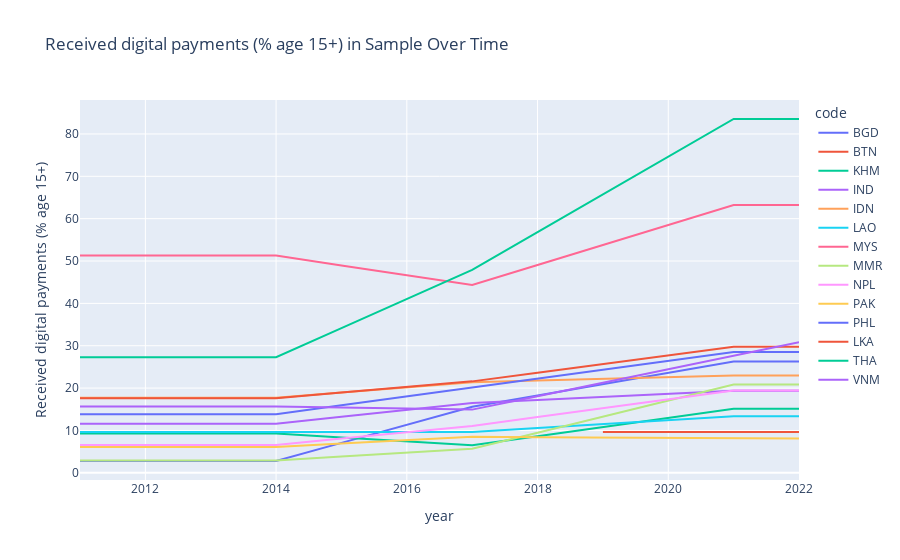

This figure's notebook cell:
### Code cell
px.line(
    df_for_interactive,
    x = 'year',
    y = 'Received digital payments (% age 15+)',
    color = 'code',
    title='Received digital payments (% age 15+) in Sample Over Time'
)

### Figure 1 — Plotly figure (JSON) as saved in the notebook; plotly's stock layout.template omitted (floating-point values rounded to 4 significant figures)
{"data": [{"hovertemplate": "code=BGD<br>year=%{x}<br>Received digital payments (% age 15+)=%{y}<extra></extra>", "legendgroup": "BGD", "line": {"color": "#636efa", "dash": "solid"}, "marker": {"symbol": "circle"}, "mode": "lines", "name": "BGD", "orientation": "v", "showlegend": true, "type": "scatter", "x": [2011, 2012, 2013, 2014, 2015, 2016, 2016, 2017, 2017, 2018, 2018, 2019, 2019, 2020, 2020, 2021, 2021, 2022, 2022], "xaxis": "x", "y": [2.79, 2.79, 2.79, 2.79, 7.06, 11.33, 11.33, 15.6, 15.6, 18.27, 18.27, 20.94, 20.94, 23.61, 23.61, 26.28, 26.28, 26.28, 26.28], "yaxis": "y"}, {"hovertemplate": "code=BTN<br>year=%{x}<br>Received digital payments (% age 15+)=%{y}<extra></extra>", "legendgroup": "BTN", "line": {"color": "#EF553B", "dash": "solid"}, "marker": {"symbol": "circle"}, "mode": "lines", "name": "BTN", "orientation": "v", "showlegend": true, "type": "scatter", "x": [2019, 2019, 2020, 2020, 2021, 2021, 2022, 2022], "xaxis": "x", "y": [9.66, 9.66, 9.66, 9.66, 9.66, 9.66, 9.66, 9.66], "yaxis": "y"}, {"hovertemplate": "code=KHM<br>year=%{x}<br>Received digital payments (% age 15+)=%{y}<extra></extra>", "legendgroup": "KHM", "line": {"color": "#00cc96", "dash": "solid"}, "marker": {"symbol": "circle"}, "mode": "lines", "name": "KHM", "orientation": "v", "showlegend": true, "type": "scatter", "x": [2011, 2012, 2013, 2014, 2015, 2016, 2016, 2017, 2017, 2018, 2018, 2019, 2019, 2020, 2020, 2021, 2021, 2022, 2022], "xaxis": "x", "y": [9.26, 9.26, 9.26, 9.26, 8.343, 7.427, 7.427, 6.51, 6.51, 8.657, 8.657, 10.8, 10.8, 12.95, 12.95, 15.1, 15.1, 15.1, 15.1], "yaxis": "y"}, {"hovertemplate": "code=IND<br>year=%{x}<br>Received digital payments (% age 15+)=%{y}<extra></extra>", "legendgroup": "IND", "line": {"color": "#ab63fa", "dash": "solid"}, "marker": {"symbol": "circle"}, "mode": "lines", "name": "IND", "orientation": "v", "showlegend": true, "type": "scatter", "x": [2011, 2012, 2013, 2014, 2015, 2016, 2016, 2017, 2017, 2018, 2018, 2019, 2019, 2020, 2020, 2021, 2021, 2022, 2022], "xaxis": "x", "y": [11.61, 11.61, 11.61, 11.61, 13.23, 14.84, 14.84, 16.46, 16.46, 17.2, 17.2, 17.93, 17.93, 18.66, 18.66, 19.4, 19.4, 19.4, 19.4], "yaxis": "y"}, {"hovertemplate": "code=IDN<br>year=%{x}<br>Received digital payments (% age 15+)=%{y}<extra></extra>", "legendgroup": "IDN", "line": {"color": "#FFA15A", "dash": "solid"}, "marker": {"symbol": "circle"}, "mode": "lines", "name": "IDN", "orientation": "v", "showlegend": true, "type": "scatter", "x": [2011, 2012, 2013, 2014, 2015, 2016, 2016, 2017, 2017, 2018, 2018, 2019, 2019, 2020, 2020, 2021, 2021, 2022, 2022], "xaxis": "x", "y": [17.73, 17.73, 17.73, 17.73, 18.95, 20.18, 20.18, 21.4, 21.4, 21.8, 21.8, 22.2, 22.2, 22.6, 22.6, 23.0, 23.0, 23.0, 23.0], "yaxis": "y"}, {"hovertemplate": "code=LAO<br>year=%{x}<br>Received digital payments (% age 15+)=%{y}<extra></extra>", "legendgroup": "LAO", "line": {"color": "#19d3f3", "dash": "solid"}, "marker": {"symbol": "circle"}, "mode": "lines", "name": "LAO", "orientation": "v", "showlegend": true, "type": "scatter", "x": [2011, 2012, 2013, 2014, 2015, 2016, 2016, 2017, 2017, 2018, 2018, 2019, 2019, 2020, 2020, 2021, 2021, 2022, 2022], "xaxis": "x", "y": [9.64, 9.64, 9.64, 9.64, 9.64, 9.64, 9.64, 9.64, 9.64, 10.56, 10.56, 11.48, 11.48, 12.41, 12.41, 13.33, 13.33, 13.33, 13.33], "yaxis": "y"}, {"hovertemplate": "code=MYS<br>year=%{x}<br>Received digital payments (% age 15+)=%{y}<extra></extra>", "legendgroup": "MYS", "line": {"color": "#FF6692", "dash": "solid"}, "marker": {"symbol": "circle"}, "mode": "lines", "name": "MYS", "orientation": "v", "showlegend": true, "type": "scatter", "x": [2011, 2012, 2013, 2014, 2015, 2016, 2017, 2018, 2019, 2020, 2021, 2022], "xaxis": "x", "y": [51.28, 51.28, 51.28, 51.28, 48.97, 46.65, 44.34, 49.06, 53.78, 58.51, 63.23, 63.23], "yaxis": "y"}, {"hovertemplate": "code=MMR<br>year=%{x}<br>Received digital payments (% age 15+)=%{y}<extra></extra>", "legendgroup": "MMR", "line": {"color": "#B6E880", "dash": "solid"}, "marker": {"symbol": "circle"}, "mode": "lines", "name": "MMR", "orientation": "v", "showlegend": true, "type": "scatter", "x": [2011, 2012, 2013, 2014, 2015, 2016, 2016, 2017, 2017, 2018, 2018, 2019, 2019, 2020, 2020, 2021, 2021, 2022, 2022], "xaxis": "x", "y": [2.92, 2.92, 2.92, 2.92, 3.833, 4.747, 4.747, 5.66, 5.66, 9.453, 9.453, 13.24, 13.24, 17.04, 17.04, 20.83, 20.83, 20.83, 20.83], "yaxis": "y"}, {"hovertemplate": "code=NPL<br>year=%{x}<br>Received digital payments (% age 15+)=%{y}<extra></extra>", "legendgroup": "NPL", "line": {"color": "#FF97FF", "dash": "solid"}, "marker": {"symbol": "circle"}, "mode": "lines", "name": "NPL", "orientation": "v", "showlegend": true, "type": "scatter", "x": [2011, 2012, 2013, 2014, 2015, 2016, 2016, 2017, 2017, 2018, 2018, 2019, 2019, 2020, 2020, 2021, 2021, 2022, 2022], "xaxis": "x", "y": [6.57, 6.57, 6.57, 6.57, 8.073, 9.577, 9.577, 11.08, 11.08, 13.17, 13.17, 15.26, 15.26, 17.34, 17.34, 19.43, 19.43, 19.43, 19.43], "yaxis": "y"}, {"hovertemplate": "code=PAK<br>year=%{x}<br>Received digital payments (% age 15+)=%{y}<extra></extra>", "legendgroup": "PAK", "line": {"color": "#FECB52", "dash": "solid"}, "marker": {"symbol": "circle"}, "mode": "lines", "name": "PAK", "orientation": "v", "showlegend": true, "type": "scatter", "x": [2011, 2012, 2013, 2014, 2015, 2016, 2016, 2017, 2017, 2018, 2018, 2019, 2019, 2020, 2020, 2021, 2021, 2022, 2022], "xaxis": "x", "y": [6.11, 6.11, 6.11, 6.11, 6.91, 7.71, 7.71, 8.51, 8.51, 8.415, 8.415, 8.32, 8.32, 8.225, 8.225, 8.13, 8.13, 8.13, 8.13], "yaxis": "y"}, {"hovertemplate": "code=PHL<br>year=%{x}<br>Received digital payments (% age 15+)=%{y}<extra></extra>", "legendgroup": "PHL", "line": {"color": "#636efa", "dash": "solid"}, "marker": {"symbol": "circle"}, "mode": "lines", "name": "PHL", "orientation": "v", "showlegend": true, "type": "scatter", "x": [2011, 2012, 2013, 2014, 2015, 2016, 2016, 2017, 2017, 2018, 2018, 2019, 2019, 2020, 2020, 2021, 2021, 2022, 2022], "xaxis": "x", "y": [13.84, 13.84, 13.84, 13.84, 15.94, 18.03, 18.03, 20.13, 20.13, 22.22, 22.22, 24.32, 24.32, 26.41, 26.41, 28.5, 28.5, 28.5, 28.5], "yaxis": "y"}, {"hovertemplate": "code=LKA<br>year=%{x}<br>Received digital payments (% age 15+)=%{y}<extra></extra>", "legendgroup": "LKA", "line": {"color": "#EF553B", "dash": "solid"}, "marker": {"symbol": "circle"}, "mode": "lines", "name": "LKA", "orientation": "v", "showlegend": true, "type": "scatter", "x": [2011, 2012, 2013, 2014, 2015, 2016, 2017, 2018, 2019, 2020, 2021, 2022], "xaxis": "x", "y": [17.62, 17.62, 17.62, 17.62, 18.94, 20.27, 21.59, 23.63, 25.66, 27.7, 29.74, 29.74], "yaxis": "y"}, {"hovertemplate": "code=THA<br>year=%{x}<br>Received digital payments (% age 15+)=%{y}<extra></extra>", "legendgroup": "THA", "line": {"color": "#00cc96", "dash": "solid"}, "marker": {"symbol": "circle"}, "mode": "lines", "name": "THA", "orientation": "v", "showlegend": true, "type": "scatter", "x": [2011, 2012, 2013, 2014, 2015, 2016, 2016, 2017, 2017, 2018, 2018, 2019, 2019, 2020, 2020, 2021, 2021, 2022, 2022], "xaxis": "x", "y": [27.3, 27.3, 27.3, 27.3, 34.18, 41.05, 41.05, 47.93, 47.93, 56.83, 56.83, 65.73, 65.73, 74.63, 74.63, 83.53, 83.53, 83.53, 83.53], "yaxis": "y"}, {"hovertemplate": "code=VNM<br>year=%{x}<br>Received digital payments (% age 15+)=%{y}<extra></extra>", "legendgroup": "VNM", "line": {"color": "#ab63fa", "dash": "solid"}, "marker": {"symbol": "circle"}, "mode": "lines", "name": "VNM", "orientation": "v", "showlegend": true, "type": "scatter", "x": [2011, 2012, 2013, 2014, 2015, 2016, 2016, 2017, 2017, 2018, 2018, 2019, 2019, 2020, 2020, 2021, 2021, 2022, 2022], "xaxis": "x", "y": [15.67, 15.67, 15.67, 15.67, 15.42, 15.17, 15.17, 14.92, 14.92, 18.1, 18.1, 21.28, 21.28, 24.46, 24.46, 27.64, 27.64, 30.82, 30.82], "yaxis": "y"}], "layout": {"legend": {"title": {"text": "code"}, "tracegroupgap": 0}, "title": {"text": "Received digital payments (% age 15+) in Sample Over Time"}, "xaxis": {"anchor": "y", "domain": [0, 1], "title": {"text": "year"}}, "yaxis": {"anchor": "x", "domain": [0, 1], "title": {"text": "Received digital payments (% age 15+)"}}}}
